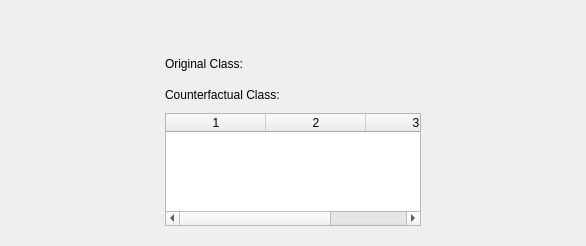
<?xml version="1.0" encoding="UTF-8"?>
<ui version="4.0">
 <class>FinalIteration</class>
 <widget class="QWidget" name="FinalIteration">
  <property name="geometry">
   <rect>
    <x>0</x>
    <y>0</y>
    <width>586</width>
    <height>246</height>
   </rect>
  </property>
  <property name="windowTitle">
   <string>Form</string>
  </property>
  <layout class="QHBoxLayout" name="horizontalLayout">
   <item>
    <spacer name="horizontalSpacer">
     <property name="orientation">
      <enum>Qt::Horizontal</enum>
     </property>
     <property name="sizeHint" stdset="0">
      <size>
       <width>40</width>
       <height>20</height>
      </size>
     </property>
    </spacer>
   </item>
   <item>
    <widget class="QWidget" name="widgetContainerCounterfactual" native="true">
     <property name="sizePolicy">
      <sizepolicy hsizetype="Preferred" vsizetype="Preferred">
       <horstretch>0</horstretch>
       <verstretch>0</verstretch>
      </sizepolicy>
     </property>
     <property name="styleSheet">
      <string notr="true">QWidget [objectName*=&quot;widgetContainerCounterfactual&quot;]{
	background-color: rgb(255, 255, 255);

}</string>
     </property>
     <layout class="QVBoxLayout" name="verticalLayout_3">
      <property name="leftMargin">
       <number>9</number>
      </property>
      <item>
       <widget class="QLabel" name="labelCounterfactualComparison">
        <property name="minimumSize">
         <size>
          <width>0</width>
          <height>25</height>
         </size>
        </property>
        <property name="maximumSize">
         <size>
          <width>16777215</width>
          <height>25</height>
         </size>
        </property>
        <property name="text">
         <string/>
        </property>
       </widget>
      </item>
      <item>
       <widget class="QLabel" name="labelOriginalClass">
        <property name="minimumSize">
         <size>
          <width>0</width>
          <height>25</height>
         </size>
        </property>
        <property name="text">
         <string>Original Class:</string>
        </property>
       </widget>
      </item>
      <item>
       <widget class="QLabel" name="labelCounterfactualClass">
        <property name="minimumSize">
         <size>
          <width>0</width>
          <height>25</height>
         </size>
        </property>
        <property name="text">
         <string>Counterfactual Class:</string>
        </property>
       </widget>
      </item>
      <item>
       <widget class="QTableWidget" name="tableWidgetCounterfactualComparison">
        <property name="columnCount">
         <number>3</number>
        </property>
        <attribute name="horizontalHeaderCascadingSectionResizes">
         <bool>false</bool>
        </attribute>
        <attribute name="horizontalHeaderMinimumSectionSize">
         <number>39</number>
        </attribute>
        <attribute name="verticalHeaderVisible">
         <bool>false</bool>
        </attribute>
        <column/>
        <column/>
        <column/>
       </widget>
      </item>
     </layout>
    </widget>
   </item>
   <item>
    <spacer name="horizontalSpacer_2">
     <property name="orientation">
      <enum>Qt::Horizontal</enum>
     </property>
     <property name="sizeHint" stdset="0">
      <size>
       <width>40</width>
       <height>20</height>
      </size>
     </property>
    </spacer>
   </item>
  </layout>
 </widget>
 <resources/>
 <connections/>
</ui>
